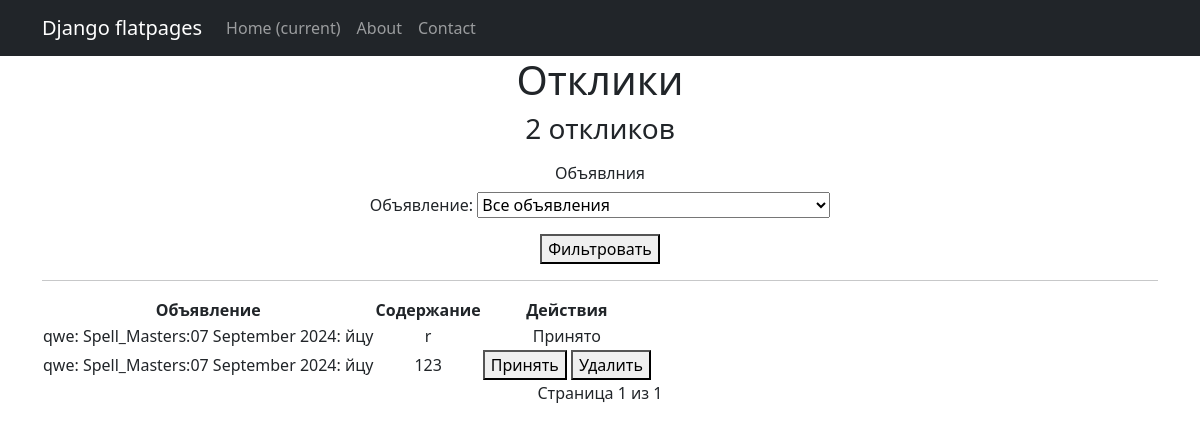
/responses/ (signed in), run on the app's committed database.
### advertisement/models.py (models this page shows, shortened)
class Response(models.Model):
    user = models.ForeignKey(User, on_delete=models.CASCADE)
    advertisement = models.ForeignKey(Advertisement, on_delete=models.CASCADE)
    text = models.TextField()
    answer = models.BooleanField(default=False)

class Advertisement(models.Model):
    CATEGORY = [("Tanks", "Танки"),
                ("Healers", "Хилы"),
                ("DD", "ДД"),
                ("Merchants", "Торговцы"),
                ("Guild Masters", "Гилдмастеры"),
                ("Quest Givers", "Квестгиверы"),
                ("Blacksmiths", "Кузнецы"),
                ("Tanners", "Кожевники"),
                ("Potion Makers", "Зельевары"),
                ("Spell_Masters", "Мастера заклинаний")]
    category = models.CharField(max_length=20, choices=CATEGORY)
    heading = models.CharField(max_length=200)
    content = RichTextField()
    author = models.ForeignKey(Author, on_delete=models.CASCADE)
    time_in = models.DateTimeField(auto_now_add=True)
    def __str__(self):
        formatted_time = self.time_in.strftime('%d %B %Y')
        return f'{self.heading}: {self.category}:{formatted_time}: {self.content}'

### advertisement/views.py (the view, shortened to what this page needs)
# urls.py: path('responses/', ResponseList.as_view(), name = 'responses'),
class ResponseList(ListView):
    model = Response
    template_name = 'responses.html'
    context_object_name = 'responses'
    paginate_by = 10
    def get_queryset(self):
        user = self.request.user
        try:
            author = Author.objects.get(name=user)
        except Author.DoesNotExist:
            return Response.objects.none()
        advertisements = Advertisement.objects.filter(author=author)
        queryset = Response.objects.filter(advertisement__in=advertisements)
        self.filterset = ResponseFilter(self.request.GET, queryset=queryset)
        self.filterset.filters['advertisement'].queryset = advertisements  # Ограничиваем объявления
        if self.filterset.is_valid():
            selected_advertisement = self.filterset.form.cleaned_data.get('advertisement')
            if selected_advertisement:
                return queryset.filter(advertisement=selected_advertisement)
            else:
                return queryset
        return queryset
    def get_context_data(self, **kwargs):
        context = super().get_context_data(**kwargs)
        if not hasattr(self, 'filterset'):
            self.filterset = ResponseFilter(self.request.GET, queryset=self.get_queryset())
        context['filterset'] = self.filterset  # Передаем фильтр в контекст
        return context

### templates/responses.html (shortened to what this page needs)
{% extends 'fpages/default.html' %}
{% block content %}
   <h1>Отклики</h1>
   <h3>{{ responses|length }} откликов</h3>
   <a href="{% url 'advertisement_list' %}" class="btn">Объявлния</a>
   <form method="get">
       {{ filterset.form.as_p }}
       <button type="submit">Фильтровать</button>
   </form>
   <hr>
   {% if responses %}
       <table>
           <tr>
               <th>Объявление</th>
               <th>Содержание</th>
               <th>Действия</th>
           </tr>
           {% for response in responses %}
           <tr>
               <td>{{ response.advertisement }}</td>
               <td>{{ response.text }}</td>
               <td>
                    {% if not response.answer %}
                        <form action="{% url 'responses' %}" method="post" style="display:inline;">
                            <button type="submit">Принять</button>
                        </form>
                        <form action="{% url 'responses' %}" method="post" style="display:inline;">
                            <button type="submit">Удалить</button>
                        </form>
                    {% else %}
                        <span>Принято</span>
                    {% endif %}
               </td>
           </tr>
           {% endfor %}
       </table>
   {% else %}
       <h2>Откликов нет!</h2>
   {% endif %}
   <span>Страница {{ page_obj.number }} из {{ page_obj.paginator.num_pages }}</span>
{% endblock content %}

### templates/fpages/default.html (shortened to what this page needs)
<!DOCTYPE html>
<html lang="en">
    <head>
        {% load static %}
       <link href="{% static 'css/styles.css' %}" rel="stylesheet" />
    </head>
    <body>
        <nav class="navbar navbar-expand-lg navbar-dark bg-dark static-top">
           <div class="container">
               <a class="navbar-brand" href="#">Django flatpages</a>
               <div class="collapse navbar-collapse" id="navbarResponsive">
                   <ul class="navbar-nav ml-auto">
                       <li class="nav-item active">
                           <a class="nav-link" href="#">Home
                               <span class="sr-only">(current)</span>
                           </a>
                       </li>
                       <li class="nav-item">
                           <a class="nav-link" href="/about/">About</a>
                       </li>
                       <li class="nav-item">
                           <a class="nav-link" href="/contacts/">Contact</a>
                       </li>
                   </ul>
               </div>
           </div>
        </nav>
        <div class="container">
   <div class="row">
       <div class="col-lg-12 text-center">
           {% block content %}{% endblock content %}
       </div>
   </div>
</div>
    </body>
</html>

### data on the page
Response: advertisement "qwe: Spell_Masters:07 September 2024: йцу", text "r", answer "Принято"
Response: advertisement "qwe: Spell_Masters:07 September 2024: йцу", text "123"

### other printed values
{{ responses|length }} "2"
{{ page_obj.number }} "1"
{{ page_obj.paginator.num_pages }} "1"
